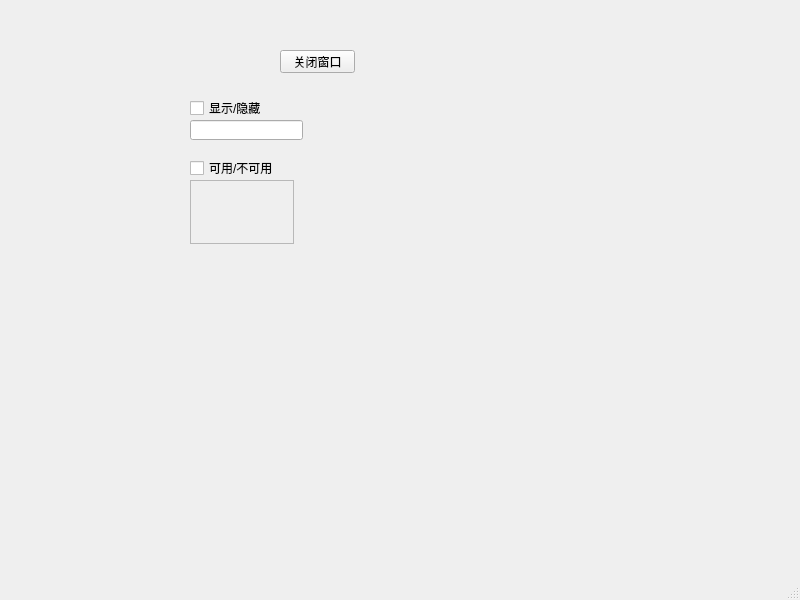
<?xml version="1.0" encoding="UTF-8"?>
<ui version="4.0">
 <class>MainWindow</class>
 <widget class="QMainWindow" name="MainWindow">
  <property name="geometry">
   <rect>
    <x>0</x>
    <y>0</y>
    <width>800</width>
    <height>600</height>
   </rect>
  </property>
  <property name="windowTitle">
   <string>MainWindow</string>
  </property>
  <widget class="QWidget" name="centralwidget">
   <widget class="QPushButton" name="pushButton">
    <property name="geometry">
     <rect>
      <x>280</x>
      <y>50</y>
      <width>75</width>
      <height>23</height>
     </rect>
    </property>
    <property name="text">
     <string>关闭窗口</string>
    </property>
   </widget>
   <widget class="QCheckBox" name="checkBox">
    <property name="geometry">
     <rect>
      <x>190</x>
      <y>100</y>
      <width>71</width>
      <height>16</height>
     </rect>
    </property>
    <property name="text">
     <string>显示/隐藏</string>
    </property>
   </widget>
   <widget class="QLineEdit" name="lineEdit">
    <property name="geometry">
     <rect>
      <x>190</x>
      <y>120</y>
      <width>113</width>
      <height>20</height>
     </rect>
    </property>
   </widget>
   <widget class="QCheckBox" name="checkBox_2">
    <property name="geometry">
     <rect>
      <x>190</x>
      <y>160</y>
      <width>91</width>
      <height>16</height>
     </rect>
    </property>
    <property name="text">
     <string>可用/不可用</string>
    </property>
   </widget>
   <widget class="QTextEdit" name="textEdit">
    <property name="enabled">
     <bool>false</bool>
    </property>
    <property name="geometry">
     <rect>
      <x>190</x>
      <y>180</y>
      <width>104</width>
      <height>64</height>
     </rect>
    </property>
   </widget>
  </widget>
  <widget class="QMenuBar" name="menubar">
   <property name="geometry">
    <rect>
     <x>0</x>
     <y>0</y>
     <width>800</width>
     <height>22</height>
    </rect>
   </property>
  </widget>
  <widget class="QStatusBar" name="statusbar"/>
 </widget>
 <resources/>
 <connections>
  <connection>
   <sender>pushButton</sender>
   <signal>clicked()</signal>
   <receiver>MainWindow</receiver>
   <slot>close()</slot>
   <hints>
    <hint type="sourcelabel">
     <x>317</x>
     <y>85</y>
    </hint>
    <hint type="destinationlabel">
     <x>318</x>
     <y>117</y>
    </hint>
   </hints>
  </connection>
  <connection>
   <sender>checkBox</sender>
   <signal>toggled(bool)</signal>
   <receiver>lineEdit</receiver>
   <slot>setVisible(bool)</slot>
   <hints>
    <hint type="sourcelabel">
     <x>226</x>
     <y>136</y>
    </hint>
    <hint type="destinationlabel">
     <x>226</x>
     <y>145</y>
    </hint>
   </hints>
  </connection>
  <connection>
   <sender>checkBox_2</sender>
   <signal>toggled(bool)</signal>
   <receiver>textEdit</receiver>
   <slot>setEnabled(bool)</slot>
   <hints>
    <hint type="sourcelabel">
     <x>240</x>
     <y>192</y>
    </hint>
    <hint type="destinationlabel">
     <x>244</x>
     <y>245</y>
    </hint>
   </hints>
  </connection>
 </connections>
</ui>
